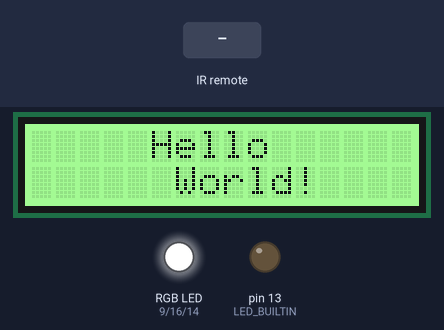
Bench run of a sketch on a simulated Arduino Uno, built with avr-gcc and run on an emulated ATmega328P. On the bench: 16×2 character LCD, an RGB LED mixed from three pins (HIGH = lit), output pins drawn as LEDs (lit = HIGH). The inputs (shaded band) are chosen by the test bench.

Above: at 1.25 s.
1.3 s: infrared code 0xFF02FD received
At 2.5 s:
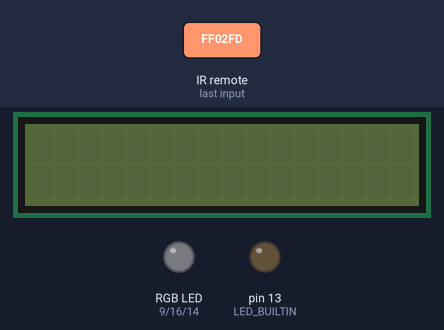
2.8 s: infrared code 0xFF18E7 received
At 3.7 s:
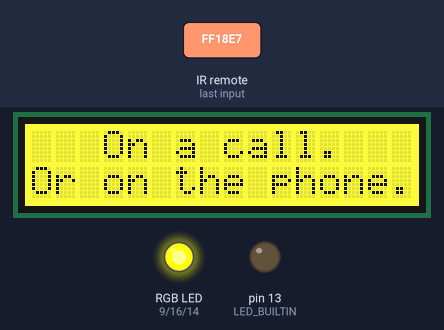
4.3 s: infrared code 0xFF9A65 received
At 4.8 s:
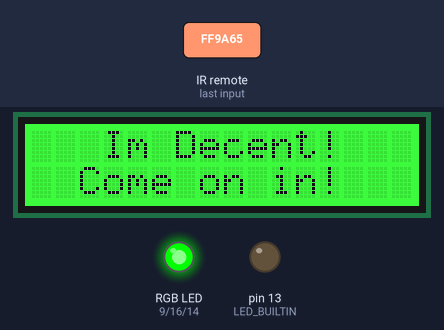
5.8 s: infrared code 0xFFA25D received
At 7.0 s:
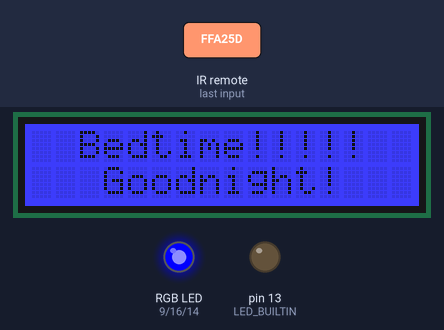
7.3 s: infrared code 0xFF1AE5 received
At 8.3 s:
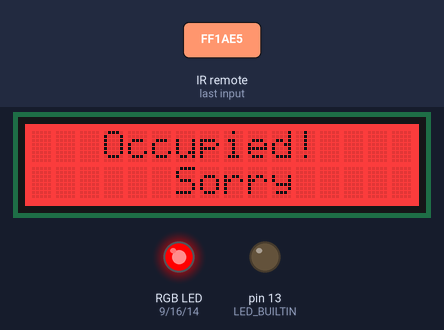
8.8 s: infrared code 0xFF22DD received
At 9.5 s:
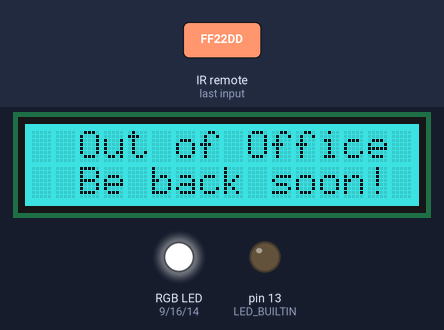
Timing chart, 0 to 11.3 s (numbered marks = the images above; inputs shaded):
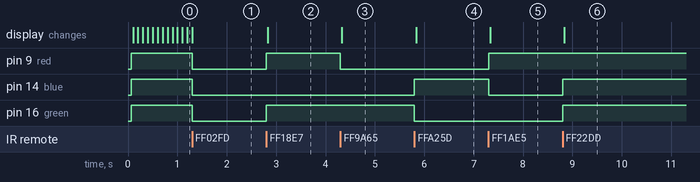

Measured:
- after the input at 1.3 s, pin 9 (red), pin 14 (blue), pin 16 (green): HIGH → LOW at once; the display: changes at once (image 1)
- after the input at 2.8 s, pin 9 (red), pin 16 (green): LOW → HIGH at once; the display: changes at once (image 2)
- after the input at 4.3 s, pin 9 (red): HIGH → LOW at once; the display: changes at once (image 3)
- after the input at 5.8 s, pin 14 (blue): LOW → HIGH at once; pin 16 (green): HIGH → LOW at once; the display: changes at once (image 4)
- after the input at 7.3 s, pin 9 (red): LOW → HIGH at once; pin 14 (blue): HIGH → LOW at once; the display: changes at once (image 5)
- after the input at 8.8 s, pin 14 (blue), pin 16 (green): LOW → HIGH at once; the display: changes at once (image 6)

The sketch:

privacylight-sample.ino
```cpp
#include <Wire.h>
#include "Waveshare_LCD1602_RGB.h"
#include <IRremote.h>

// Define a few colors we can set up as presets
enum BacklightColor {
  BL_UNDEF,
  BL_RED,
  BL_ORANGE,
  BL_YELLOW,
  BL_GREEN,
  BL_BLUE,
  BL_PURPLE,
  BL_PINK,
  BL_WHITE,
  BL_COLORS
};

BacklightColor currentColor = BL_UNDEF;

// LCD
Waveshare_LCD1602_RGB lcd(16,2);  //16 characters and 2 lines
int r,g,b, t = 0;

// LED Pins
const int red = 9;
const int green = 16;
const int blue = 14;

// IR
//// init for IR receiver
IRrecv irrecv(19);
decode_results results;

//// Presets mapped to IR codes
const uint32_t powerKey = 16712445;
const uint32_t onCallKey = 16718055;
const uint32_t stayOutKey = 16722645;
const uint32_t welcomeKey = 16751205;
const uint32_t availableKey = 16755285;
const uint32_t sleepingKey = 16753245;
const uint32_t occupiedKey = 16718565;
const uint32_t vacantKey = 16720605;

// Behavior setting trackers
bool scroller = false;
bool sleeper = false;
bool fade = true;

// Text Presets
// char currentText[4][17] = {"     Hello      ", "      World!    "};
const char helloText[2][17] = {"     Hello      ", "      World!    "};
const char onCallText[2][17] = {"   On a call.   ", "Or on the phone."};
const char welcomeText[2][17] = {"   Im Decent!   ", "  Come on in!   "};
const char availableText[2][17] = {"  Come on in!   ", "  But... knock  "};
const char sleepingText[2][17] = {"  Bedtime!!!!!  ", "   Goodnight!   "};
const char occupiedText[2][17] = {"   Occupied!    ", "      Sorry     "};
const char vacantText[2][17] = {"  Out of Office ", "  Be back soon! "};

char const (*currentText)[17] = helloText;

//// Indicates the current page for presets with changing text
int page = 0;
int maxPage = 0;

// Delays
//// Sleep
bool awake = false; // if true, display is on and timer until sleep is running
unsigned long startSleepTimer = 0; // when the timer started
long timeToSleep = 3600000; // timeout duration until sleep (1 hour)

//// Color Fade
unsigned long fadeDelay = 0; // the time we last updated the backlight

//// Text Scroll
unsigned long scrollDelay = 0; // the time we last updated text
long scrollTime = 5000;

// SETUP
void setup() {
//  Serial.begin(9600);
  // LED init
  pinMode(LED_BUILTIN, OUTPUT);
  pinMode(red, OUTPUT);
  pinMode(green, OUTPUT);
  pinMode(blue, OUTPUT);

  // IR init
  irrecv.enableIRIn();

  // Builtin LED
  digitalWrite(LED_BUILTIN, LOW);

  // LCD
  lcd.init();
  //// Init default display
  setLEDAnalog(255, 255, 210);
  setText("     Hello      ", "      World!    ");

  awake = true; // display is on
}

// STATIC FUNCS

void sleep () {
  //  display Off
  lcd.command(LCD_DISPLAYCONTROL | LCD_DISPLAYOFF);
  lcd.setRGB(0, 0, 0);

  // LED off
  setLED(LOW, LOW, LOW);

  awake = false;
}

void wake () {
  awake = true;

  if (sleeper) {
    // start countdown to sleep
    startSleepTimer = millis();
  }

  // Reset counters
  t = 0;
  page = 0;

  // Restart display
  setDisplay();
  lcd.display();
}

void setLED (uint8_t r, uint8_t g, uint8_t b) {
  // Basic LED toggle
  digitalWrite(red, r);
  digitalWrite(green, g);
  digitalWrite(blue, b);
}

void setLEDAnalog (int r, int g, int b) {
  // Set LED values (Analog)
  analogWrite(red, r);
  analogWrite(green, g);
  analogWrite(blue, b);
}

void setColors (float pr, float pg, float pb) {
  // Set LCD color
  r = (pr)*255;
  g = (pg)*255;
  b = (pb)*255;

  lcd.setRGB(r,g,b);
}

void setText (char* top, char* bottom) {
  // Set LCD Text
  lcd.setCursor(0,0);
  lcd.send_string(top);
  lcd.setCursor(0,1);
  lcd.send_string(bottom);
}

void renderScroll () {
  // Scroll to next page of text
  // Duration since page last flipped
  int dur = millis() - scrollDelay;

  if (dur > (scrollTime * (page + 1))) {
    // Flip the page if duration > scrollTime
    page++;

    if (page > maxPage) {
      // Loop back to pg 1 after reaching the end; restart delay
      page = 0;
      scrollDelay = millis();
    }

    // Set Text to current page
    setText(currentText[(page * 2)], currentText[(page * 2) + 1]);
  }
}

void renderFade () {
  // unsigned subtraction is always positive, so even when millis() reaches its max (4,294,967,295)
  // and resets to 0, (millis() - delayStart) >= 1000) will still always work
  int dur = millis() - fadeDelay;

  if (dur >= 100) {
    fadeDelay = millis();

    // Get color values
    setColors((abs(sin(3.14*t/180))), (abs(sin(3.14*(t + 60)/180))), (abs(sin(3.14*(t + 120)/180))));

    // Increase t
    t = t + 3;
  }
}

void setVals (BacklightColor color, int pages, bool scroll, bool sleep, bool cfade) {
  currentColor = color;
  maxPage = pages;
  scroller = scroll;
  sleeper = sleep;
  fade = cfade;
}

// DYNAMICALLY GENERATED FUNCTIONS

void loop() {
  // Main code - Runs repeatedly

  // Decode IR input
  if (irrecv.decode(&results)){
//    Serial.println(results.value);
    switch (results.value) {
      case onCallKey:
        currentText = onCallText;
        setVals(BL_YELLOW, 0, false, false, false);
        break;
      case welcomeKey:
        currentText = welcomeText;
        setVals(BL_GREEN, 0, false, false, false);
        break;
      case availableKey:
        currentText = availableText;
        setVals(BL_GREEN, 0, false, false, false);
        break;
      case sleepingKey:
        currentText = sleepingText;
        timeToSleep = 3600000;
        setVals(BL_BLUE, 0, false, true, false);
        break;
      case occupiedKey:
        currentText = occupiedText;
        setVals(BL_RED, 0, false, false, false);
        break;
      case vacantKey:
        currentText = vacantText;
        setVals(BL_COLORS, 0, false, false, false);
        break;
      case powerKey:
        // break to wake & resume ir receiver
        if (!awake) {
          break;
        }
        // sleep, resume, return
        sleep();
        irrecv.resume();
        return;
      default:
        // do nothing, resume ir receiver, return
        irrecv.resume();
        return;
    }

    wake();
    irrecv.resume();
  }

  if (awake) {
    if (sleeper && millis() - startSleepTimer > timeToSleep) {
      // If night-mode has been on for [1 hour], sleep
      sleep();
    }
    else {
      // stay awake, re-render
      if (scroller) {
        renderScroll();
      }
      if (fade) {
        renderFade();
      }
    }
  }
}

void setDisplay () {
  switch (currentColor) {
    case BL_UNDEF:
      renderFade();
      setLEDAnalog(255, 255, 210);
      break;
    case BL_RED:
      fade = false;
      setColors(1, 0, 0);
      setLED(1, 0, 0);
      break;
    case BL_ORANGE:
      fade = false;
      setColors(1, 0.5, 0);
      setLED(1, 1, 0);
      break;
    case BL_YELLOW:
      fade = false;
      setColors(1, 1, 0);
      setLED(1, 1, 0);
      break;
    case BL_GREEN:
      fade = false;
      setColors(0, 1, 0);
      setLED(0, 1, 0);
      break;
    case BL_BLUE:
      fade = false;
      setColors(0, 0, 1);
      setLED(0, 0, 1);
      break;
    case BL_PURPLE:
      fade = false;
      setColors(1, 0, 1);
      setLED(1, 0, 1);
      break;
    case BL_PINK:
      fade = false;
      setColors(1, 0, 0.5);
      setLED(1, 0, 1);
      break;
    case BL_WHITE:
      fade = false;
      setColors(1, 1, 1);
      setLEDAnalog(255, 255, 210);
      break;
    case BL_COLORS:
      renderFade();
      setLEDAnalog(255, 255, 210);
      break;
    default:
      return;
  }

  // Set Text of current Preset
  setText(currentText[0], currentText[1]);
}
```
